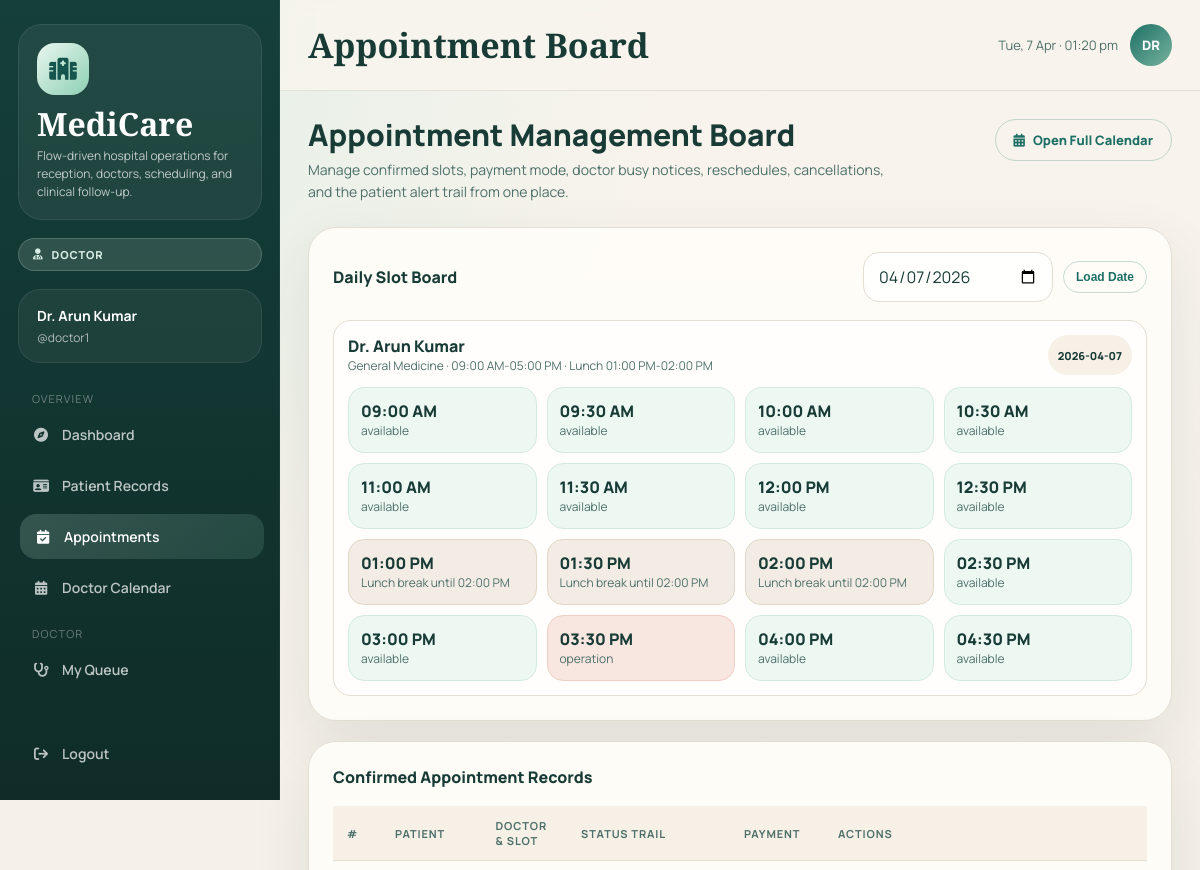
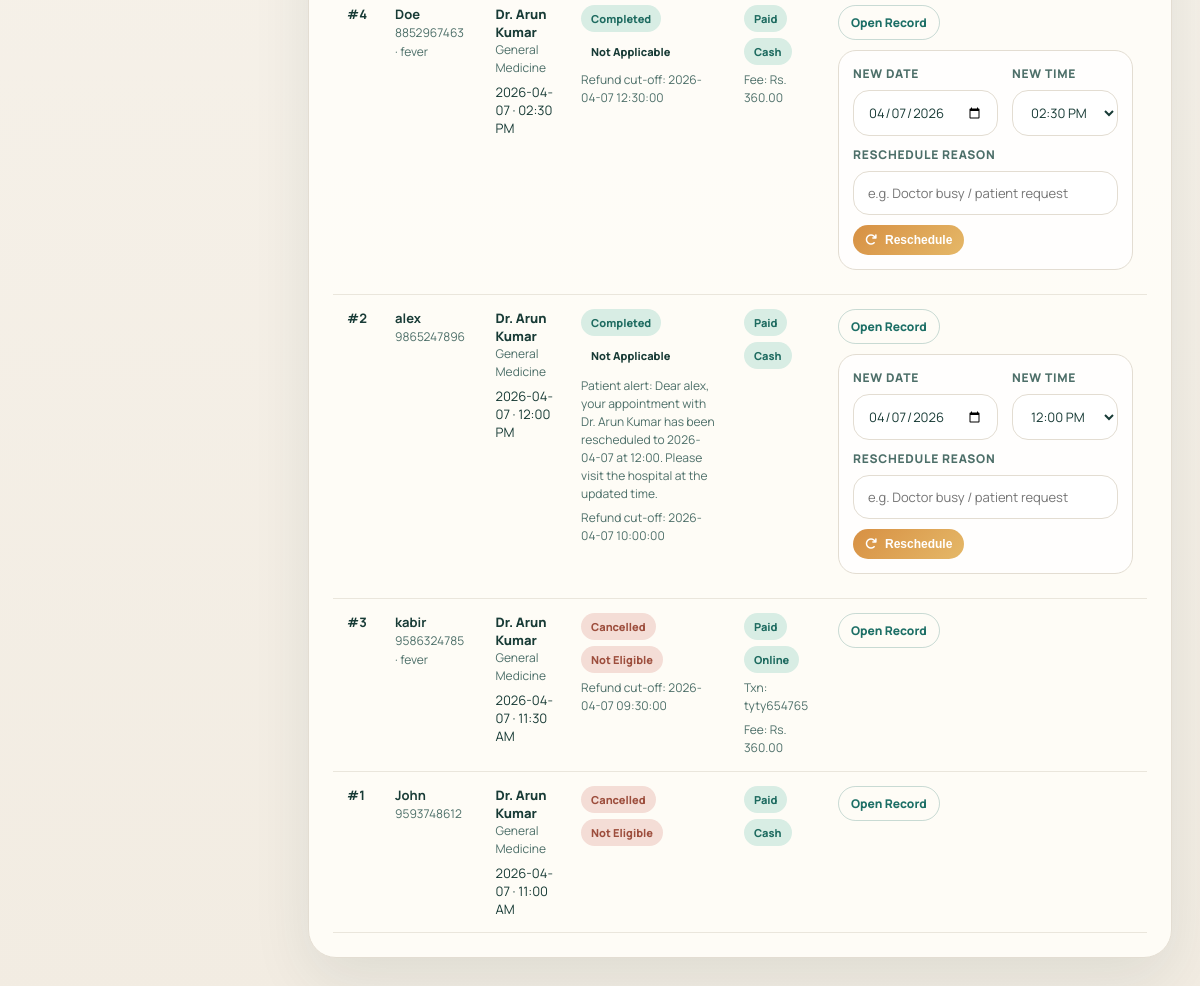
The app's page /appointments (signed in) with its own data (2 pictures, top to bottom).
### tables this page shows
CREATE TABLE users (
            id INTEGER PRIMARY KEY AUTOINCREMENT,
            username TEXT UNIQUE NOT NULL,
            password TEXT NOT NULL,
            role TEXT NOT NULL,
            full_name TEXT NOT NULL
        , specialization TEXT, availability_status TEXT DEFAULT 'available', availability_note TEXT, availability_updated_at TIMESTAMP, phone TEXT);

CREATE TABLE doctor_schedules (
            doctor_id INTEGER PRIMARY KEY,
            work_start TEXT NOT NULL,
            work_end TEXT NOT NULL,
            lunch_start TEXT NOT NULL,
            lunch_end TEXT NOT NULL,
            slot_minutes INTEGER NOT NULL DEFAULT 30,
            FOREIGN KEY(doctor_id) REFERENCES users(id)
        );

CREATE TABLE doctor_blocks (
            id INTEGER PRIMARY KEY AUTOINCREMENT,
            doctor_id INTEGER NOT NULL,
            block_date DATE NOT NULL,
            start_time TEXT NOT NULL,
            end_time TEXT NOT NULL,
            block_type TEXT NOT NULL DEFAULT 'busy',
            reason TEXT,
            created_at TIMESTAMP DEFAULT CURRENT_TIMESTAMP,
            FOREIGN KEY(doctor_id) REFERENCES users(id)
        );

CREATE TABLE appointments (
            id INTEGER PRIMARY KEY AUTOINCREMENT,
            patient_id INTEGER NOT NULL,
            doctor_id INTEGER NOT NULL,
            appointment_date DATE NOT NULL,
            appointment_time TEXT NOT NULL,
            notes TEXT,
            created_at TIMESTAMP DEFAULT CURRENT_TIMESTAMP, status TEXT DEFAULT 'scheduled', payment_status TEXT DEFAULT 'pending', payment_mode TEXT, transaction_id TEXT, fee_amount REAL DEFAULT 0, cancellation_deadline TEXT, cancelled_at TEXT, cancelled_by INTEGER, refund_status TEXT DEFAULT 'not_applicable', reschedule_reason TEXT, patient_alert_message TEXT, patient_alert_sent_at TEXT, notification_phone TEXT,
            FOREIGN KEY(patient_id) REFERENCES patients(id),
            FOREIGN KEY(doctor_id) REFERENCES users(id)
        );

CREATE TABLE patients (
            id INTEGER PRIMARY KEY AUTOINCREMENT,
            name TEXT NOT NULL,
            age INTEGER NOT NULL,
            gender TEXT NOT NULL,
            phone TEXT,
            address TEXT,
            blood_group TEXT,
            admitted_by INTEGER,
            admitted_at TIMESTAMP DEFAULT CURRENT_TIMESTAMP,
            status TEXT DEFAULT 'waiting',
            assigned_doctor INTEGER, required_specialization TEXT, visit_reason TEXT, profile_id INTEGER, visit_number INTEGER DEFAULT 1,
            FOREIGN KEY(admitted_by) REFERENCES users(id),
            FOREIGN KEY(assigned_doctor) REFERENCES users(id)
        );

### app.py (the view)
@app.route("/appointments")
@login_required
def appointments():
    conn = get_db()
    today = date.today().isoformat()
    selected_date = request.args.get("date") or today
    doctors = get_doctors(conn)
    query = """
        SELECT a.*, p.name AS patient_name, p.phone AS patient_phone, p.visit_reason, p.required_specialization,
               u.full_name AS doctor_name, u.specialization AS doctor_specialization,
               u.availability_status, u.availability_note
        FROM appointments a
        JOIN patients p ON a.patient_id=p.id
        JOIN users u ON a.doctor_id=u.id
    """
    params = []
    if session["role"] == "doctor":
        query += " WHERE a.doctor_id=?"
        params.append(session["user_id"])
    query += " ORDER BY a.appointment_date DESC, a.appointment_time DESC"
    appts = conn.execute(query, params).fetchall()
    calendar_board = [
        build_doctor_day_calendar(conn, doctor, selected_date)
        for doctor in (doctors if session["role"] == "receptionist" else [doctor for doctor in doctors if doctor["id"] == session["user_id"]])
    ]
    conn.close()
    return render_template("appointments.html", appointments=appts, today=today, doctors=doctors, selected_date=selected_date, calendar_board=calendar_board)

### app.py (called while the page is built, shortened)
def get_db():
    conn = sqlite3.connect(DB)
    conn.row_factory = sqlite3.Row
    return conn

def login_required(f):
    @wraps(f)
    def decorated(*args, **kwargs):
        if "user_id" not in session:
            return redirect(url_for("login"))
        return f(*args, **kwargs)
    return decorated

def format_time_label(value):
    hour, minute = [int(part) for part in value.split(":")]
    display_hour = hour if hour <= 12 else hour - 12
    period = "AM" if hour < 12 else "PM"
    return f"{display_hour:02d}:{minute:02d} {period}"

def minutes_since_midnight(value):
    hour, minute = [int(part) for part in value.split(":")]
    return hour * 60 + minute

def get_slot_options(start=DEFAULT_WORK_START, end=DEFAULT_WORK_END, step=DEFAULT_SLOT_MINUTES):
    options = []
    current = minutes_since_midnight(start)
    stop = minutes_since_midnight(end)
    while current < stop:
        hour = current // 60
        minute = current % 60
        value = f"{hour:02d}:{minute:02d}"
        options.append({"value": value, "label": format_time_label(value)})
        current += step
    return options

def active_status_placeholders():
    return ",".join("?" for _ in ACTIVE_APPOINTMENT_STATUSES)

def get_doctors(conn, specialization=None):
    query = """
        SELECT u.id, u.username, u.full_name, u.specialization, u.phone,
               u.availability_status, u.availability_note, u.availability_updated_at,
               ds.work_start, ds.work_end, ds.lunch_start, ds.lunch_end, ds.slot_minutes
        FROM users u
        LEFT JOIN doctor_schedules ds ON ds.doctor_id=u.id
        WHERE u.role='doctor'
    """
    params = []
    if specialization:
        query += " AND u.specialization=?"
        params.append(specialization)
    query += " ORDER BY u.full_name"
    return conn.execute(query, params).fetchall()

def get_doctor_schedule(conn, doctor_id):
    schedule = conn.execute(
        """
        SELECT work_start, work_end, lunch_start, lunch_end, slot_minutes
        FROM doctor_schedules
        WHERE doctor_id=?
        """,
        (doctor_id,),
    ).fetchone()
    if schedule:
        return schedule

### templates/appointments.html (shortened to what this page needs)
{% extends 'base.html' %}
{% block topbar_title %}Appointment Board{% endblock %}
{% block content %}
<div class="page-header">
  <div>
    <div class="page-title">Appointment Management Board</div>
    <div class="page-sub">Manage confirmed slots, payment mode, doctor busy notices, reschedules, cancellations, and the patient alert trail from one place.</div>
  </div>
  <div style="display:flex; gap:10px; flex-wrap:wrap;">
    <a class="btn btn-outline" href="{{ url_for('calendar_view', date=selected_date) }}"><i class="fa-solid fa-calendar-days"></i> Open Full Calendar</a>
  </div>
</div>
<div class="card">
  <div class="card-header">
    <span class="card-title">Daily Slot Board</span>
    <form method="GET" action="{{ url_for('appointments') }}" style="display:flex; gap:10px; align-items:center; flex-wrap:wrap;">
      <input type="date" name="date" class="form-control" value="{{ selected_date }}" style="width:190px;">
      <button class="btn btn-outline btn-sm" type="submit">Load Date</button>
    </form>
  </div>
  <div class="stack">
    {% for doctor in calendar_board %}
    <div class="mini-card">
      <div style="display:flex; justify-content:space-between; gap:12px; flex-wrap:wrap; margin-bottom:12px;">
        <div>
          <div style="font-weight:800;">{{ doctor.doctor_name }}</div>
          <div class="text-muted">{{ doctor.specialization or '-' }} · {{ format_time_label(doctor.work_start) }}-{{ format_time_label(doctor.work_end) }} · Lunch {{ format_time_label(doctor.lunch_start) }}-{{ format_time_label(doctor.lunch_end) }}</div>
        </div>
        <span class="tag">{{ selected_date }}</span>
      </div>
      <div class="calendar-grid">
        {% for slot in doctor.slots %}
        <div class="slot-pill {{ slot.state }}">
          <div style="font-weight:800;">{{ slot.label }}</div>
          <div class="text-muted">{{ slot.note or slot.state }}</div>
        </div>
        {% endfor %}
      </div>
    </div>
    {% endfor %}
  </div>
</div>
<div class="card">
  <div class="card-header">
    <span class="card-title">Confirmed Appointment Records</span>
  </div>
  {% if appointments %}
  <div class="table-wrap">
    <table>
      <thead>
        <tr>
          <th>#</th>
          <th>Patient</th>
          <th>Doctor & Slot</th>
          <th>Status Trail</th>
          <th>Payment</th>
          <th>Actions</th>
        </tr>
      </thead>
      <tbody>
      {% for a in appointments %}
        <tr>
          <td><strong>#{{ a.id }}</strong></td>
          <td>
            <strong>{{ a.patient_name }}</strong><br>
            <span class="text-muted">{{ a.patient_phone or 'No phone' }}{% if a.visit_reason %} · {{ a.visit_reason }}{% endif %}</span>
          </td>
          <td>
            <div style="font-weight:800;">{{ a.doctor_name }}</div>
            <div class="text-muted">{{ a.doctor_specialization or '-' }}</div>
            <div style="margin-top:6px;">{{ a.appointment_date }} · {{ format_time_label(a.appointment_time) }}</div>
          </td>
          <td>
            <div><span class="badge badge-{{ a.status }}">{{ a.status.replace('_',' ') }}</span></div>
            <div style="margin-top:6px;"><span class="badge badge-{{ a.refund_status }}">{{ a.refund_status.replace('_',' ') }}</span></div>
            {% if a.patient_alert_message %}
            <div class="text-muted" style="margin-top:8px;">Patient alert: {{ a.patient_alert_message }}</div>
            {% endif %}
            {% if a.cancellation_deadline %}
            <div class="text-muted" style="margin-top:6px;">Refund cut-off: {{ a.cancellation_deadline }}</div>
            {% endif %}
          </td>
          <td>
            <div><span class="badge badge-{{ a.payment_status }}">{{ a.payment_status }}</span></div>
            {% if a.payment_mode %}<div style="margin-top:6px;"><span class="badge badge-{{ a.payment_mode }}">{{ a.payment_mode }}</span></div>{% endif %}
            {% if a.transaction_id %}<div class="text-muted" style="margin-top:6px;">Txn: {{ a.transaction_id }}</div>{% endif %}
            {% if a.fee_amount %}<div class="text-muted" style="margin-top:6px;">Fee: Rs. {{ '%.2f'|format(a.fee_amount) }}</div>{% endif %}
          </td>
          <td style="min-width:320px;">
            <div style="display:flex; gap:8px; flex-wrap:wrap; margin-bottom:10px;">
              <a class="btn btn-outline btn-sm" href="{{ url_for('patient_detail', pid=a.patient_id) }}">Open Record</a>
            </div>
            {% if a.status != 'cancelled' %}
            <form method="POST" action="{{ url_for('reschedule_appointment', appointment_id=a.id) }}" class="mini-card" style="margin-bottom:10px;">
              <div class="form-row">
                <div class="form-group" style="margin-bottom:0;">
                  <label class="form-label">New date</label>
                  <input type="date" name="new_date" class="form-control" required value="{{ a.appointment_date }}">
                </div>
                <div class="form-group" style="margin-bottom:0;">
                  <label class="form-label">New time</label>
                  <select name="new_time" class="form-control" required>
                    {% for slot in slot_options %}
                    <option value="{{ slot.value }}" {% if a.appointment_time==slot.value %}selected{% endif %}>{{ slot.label }}</option>
                    {% endfor %}
                  </select>
                </div>
              </div>
              <div class="form-group" style="margin:10px 0;">
                <label class="form-label">Reschedule reason</label>
                <input name="reason" class="form-control" placeholder="e.g. Doctor busy / patient request">
              </div>
              <button class="btn btn-warning btn-sm" type="submit"><i class="fa-solid fa-arrow-rotate-right"></i> Reschedule</button>
            </form>
            {% endif %}
          </td>
        </tr>
      {% endfor %}
      </tbody>
    </table>
  </div>
  {% else %}
  <div class="empty-state">
    <i class="fa-solid fa-calendar-xmark"></i>
    <p>No appointments have been created yet.</p>
  </div>
  {% endif %}
</div>
{% endblock %}

### templates/base.html (shortened to what this page needs)
<!DOCTYPE html>
<html lang="en">
<head>
<link rel="stylesheet" href="https://cdnjs.cloudflare.com/ajax/libs/font-awesome/6.5.0/css/all.min.css">
</head>
<body>
{% if session.user_id %}
<aside class="sidebar">
  <div class="brand-shell">
    <div class="brand-mark"><i class="fa-solid fa-hospital"></i></div>
    <div class="brand-title">MediCare</div>
    <div class="brand-sub">Flow-driven hospital operations for reception, doctors, scheduling, and clinical follow-up.</div>
  </div>
  <div class="role-pill">
    <i class="fa-solid {% if session.role=='doctor' %}fa-user-doctor{% else %}fa-headset{% endif %}"></i>
    {{ session.role }}
  </div>
  <div class="profile-card">
    <div class="profile-name">{{ session.full_name }}</div>
    <div class="profile-user">@{{ session.username }}</div>
  </div>
  <nav class="nav-group">
    <div class="nav-label">Overview</div>
    <a class="nav-item {% if request.endpoint=='dashboard' %}active{% endif %}" href="{{ url_for('dashboard') }}">
      <i class="fa-solid fa-compass"></i> Dashboard
    </a>
    <a class="nav-item {% if request.endpoint in ['patients','patient_detail'] %}active{% endif %}" href="{{ url_for('patients') }}">
      <i class="fa-solid fa-id-card"></i> Patient Records
    </a>
    <a class="nav-item {% if request.endpoint=='appointments' %}active{% endif %}" href="{{ url_for('appointments') }}">
      <i class="fa-solid fa-calendar-check"></i> Appointments
    </a>
    <a class="nav-item {% if request.endpoint=='calendar_view' %}active{% endif %}" href="{{ url_for('calendar_view') }}">
      <i class="fa-solid fa-calendar-days"></i> Doctor Calendar
    </a>
    {% if session.role == 'doctor' %}
    <div class="nav-label">Doctor</div>
    <a class="nav-item {% if request.endpoint=='doctor_queue' %}active{% endif %}" href="{{ url_for('doctor_queue') }}">
      <i class="fa-solid fa-stethoscope"></i> My Queue
    </a>
    {% endif %}
  </nav>
  <div class="sidebar-footer">
    <a class="nav-item" href="{{ url_for('logout') }}">
      <i class="fa-solid fa-arrow-right-from-bracket"></i> Logout
    </a>
  </div>
</aside>
<div class="main-wrap">
  <header class="topbar">
    <div class="topbar-title">{% block topbar_title %}MediCare HMS{% endblock %}</div>
    <div class="topbar-meta">
      <span id="live-clock"></span>
      <div class="avatar">{{ session.full_name[:2].upper() }}</div>
    </div>
  </header>
  <main class="page-content">
    {% block content %}{% endblock %}
  </main>
</div>
{% else %}
{% block auth_content %}{% endblock %}
{% endif %}
</body>
</html>

### records on screen
users: full_name "Dr. Arun Kumar", username "doctor1", doctor_name "Dr. Arun Kumar", specialization "General Medicine"
doctor_schedules: work_start "09:00 AM", work_end "05:00 PM", lunch_start "01:00 PM", lunch_end "02:00 PM"
doctor_blocks: label "03:30 PM", reason "operation"
appointments: id "4", patient_name "Doe", phone "8852967463", visit_reason "fever", doctor_name "Dr. Arun Kumar", specialization "General Medicine", appointment_date "2026-04-07", appointment_time "02:30 PM", status.replace "Completed", refund_status.replace "Not Applicable", cancellation_deadline "2026-04-07 12:30:00", payment_status "Paid", payment_mode "Cash", fee_amount "360.00", new_date "04/07/2026", new_time "02:30 PM"
appointments: id "2", patient_name "alex", phone "9865247896", doctor_name "Dr. Arun Kumar", specialization "General Medicine", appointment_date "2026-04-07", appointment_time "12:00 PM", status.replace "Completed", refund_status.replace "Not Applicable", patient_alert_message "Dear alex, your appointment with Dr. Arun Kumar has been rescheduled to 2026-04-07 at 12:00. Please visit the hospital at the updated time.", cancellation_deadline "2026-04-07 10:00:00", payment_status "Paid", payment_mode "Cash", new_date "04/07/2026", new_time "12:00 PM"
appointments: id "3", patient_name "kabir", phone "9586324785", visit_reason "fever", doctor_name "Dr. Arun Kumar", specialization "General Medicine", appointment_date "2026-04-07", appointment_time "11:30 AM", status.replace "Cancelled", refund_status.replace "Not Eligible", cancellation_deadline "2026-04-07 09:30:00", payment_status "Paid", payment_mode "Online", transaction_id "tyty654765", fee_amount "360.00"
appointments: id "1", patient_name "John", phone "9593748612", doctor_name "Dr. Arun Kumar", specialization "General Medicine", appointment_date "2026-04-07", appointment_time "11:00 AM", status.replace "Cancelled", refund_status.replace "Not Eligible", payment_status "Paid", payment_mode "Cash"

### other values on screen
{{ session.role }} "DOCTOR"
{{ session.full_name[:2].upper() }} "DR"
{{ selected_date }} "2026-04-07"
{{ slot.label }} "09:00 AM" "09:30 AM" "10:00 AM" "10:30 AM" "11:00 AM" "11:30 AM" "12:00 PM" "12:30 PM" "01:00 PM" "01:30 PM" "02:00 PM" "02:30 PM" "03:00 PM" "04:00 PM" "04:30 PM"
{{ slot.note or slot.state }} "available" "available" "available" "available" "available" "available" "available" "available" "Lunch break until 02:00 PM" "Lunch break until 02:00 PM" "Lunch break until 02:00 PM" "available" "available" "available" "available"
